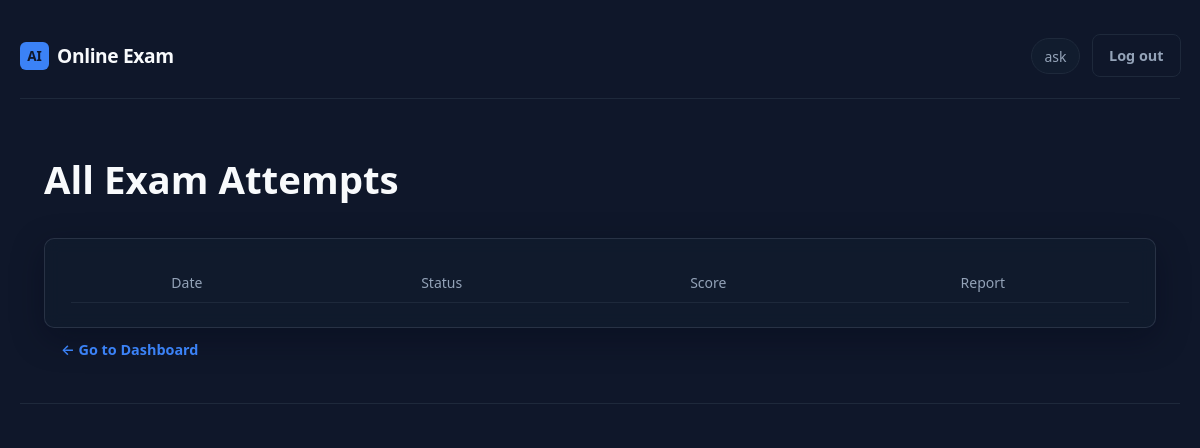
Before: /exams (signed in) with the older database file.
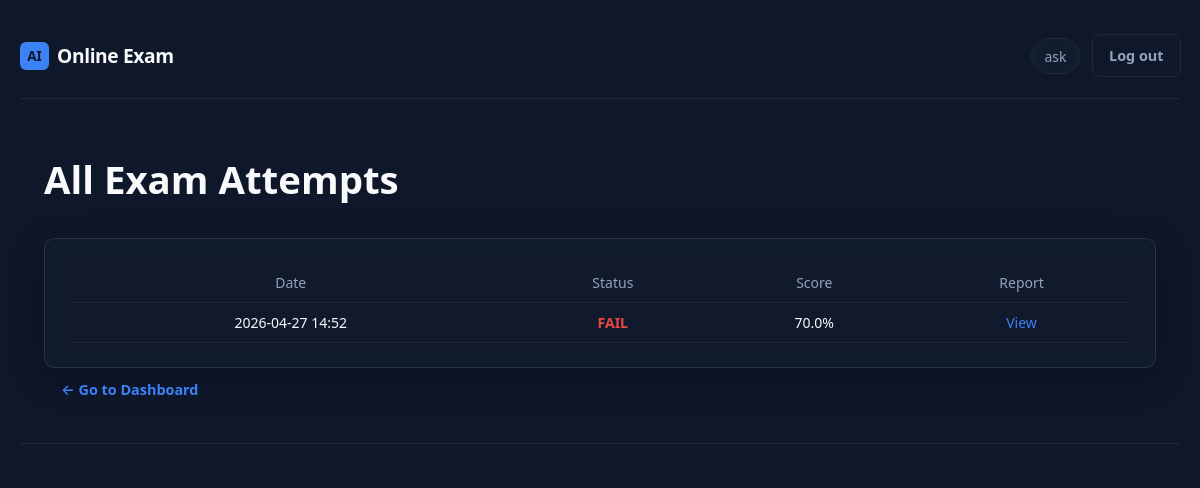
After: the same page with the newer database file.
### app.py (models this page shows)
class Attempt(db.Model):
    __tablename__ = "attempts"
    id = db.Column(db.Integer, primary_key=True)
    user_id = db.Column(db.Integer, db.ForeignKey("users.id"), nullable=False)
    exam_id = db.Column(db.Integer, db.ForeignKey('exam_history.id'), nullable=True)
    started_at = db.Column(db.DateTime, nullable=False)
    ended_at = db.Column(db.DateTime, nullable=True)
    status = db.Column(db.String(20), default="in_progress")
    score = db.Column(db.Float, nullable=True)
    question_ids_json = db.Column(db.Text, nullable=False)
    current_index = db.Column(db.Integer, default=0)
    time_limit_seconds = db.Column(db.Integer, default=EXAM_TIME_SECONDS)
    tab_switch_count = db.Column(db.Integer, default=0)
    face_missing_warnings = db.Column(db.Integer, default=0)
    warning_count = db.Column(db.Integer, default=0)
    warning_details_json = db.Column(db.Text, nullable=False, default="[]")
    timeline_json = db.Column(db.Text, nullable=False, default="[]")
    student_profile_json = db.Column(db.Text, nullable=False, default="{}")
    cheating_risk = db.Column(db.String(20), nullable=True)

### app.py (the view)
@app.route('/exams')
@login_required
def exam_list_page():
    uid = session["user_id"]
    user = db.session.get(User, uid)
    attempts = (
        Attempt.query.filter_by(user_id=uid)
        .order_by(Attempt.started_at.desc())
        .limit(20)
        .all()
    )
    return render_template(
        'exams.html',
        attempts=attempts,
        pass_threshold=PASS_SCORE_THRESHOLD
    )

### app.py (called while the page is built)
def login_required(f):
    @wraps(f)
    def decorated(*args, **kwargs):
        if "user_id" not in session:
            return redirect(url_for("login"))
        return f(*args, **kwargs)
    return decorated

### templates/exams.html (shortened to what this page needs)
{% extends "base.html" %}
{% block content %}
<h1>All Exam Attempts</h1>
<div class="card">
<table class="data-table">
<thead>
<tr>
<th>Date</th>
<th>Status</th>
<th>Score</th>
<th>Report</th>
</tr>
</thead>
<tbody>
{% for a in attempts %}
<tr>
<td>{{ a.started_at.strftime('%Y-%m-%d %H:%M') }}</td>
<td>
  {% if a.score >= 75 %}
    <span style="color:#22c55e; font-weight:600;">PASS</span>
  {% else %}
    <span style="color:#ef4444; font-weight:600;">FAIL</span>
  {% endif %}
</td>
<td>{{ a.score }}%</td>
<td>
<a href="{{ url_for('exam_report', attempt_id=a.id) }}">View</a>
</td>
</tr>
{% endfor %}
</tbody>
</table>
</div>
<a href="{{ url_for('dashboard') }}" class="btn">← Go to Dashboard</a>
{% endblock %}

Changed rows visible on the page:
added Attempt: started_at "2026-04-27 14:52", shows "FAIL", score "70.0"
